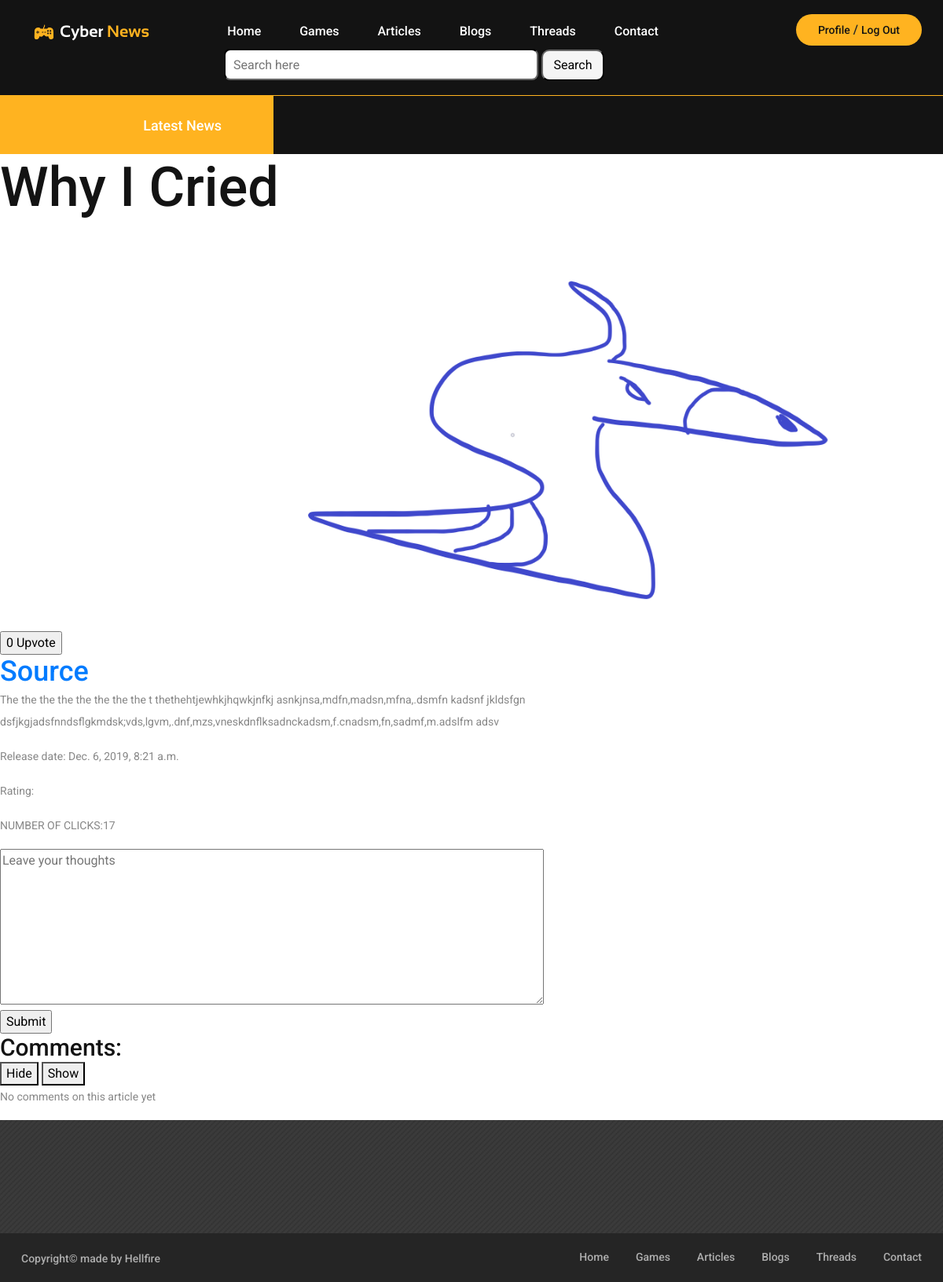
The app's page /data/4/ (signed in) with its own data.
### article_pages/models.py (models this page shows, shortened)
class Article(models.Model):
    article_name = models.CharField(max_length=1000)
    article_text = models.TextField(default="")
    article_date = models.DateTimeField(auto_now_add=True)  # earlier was written this: 'date published'
    author_id = models.ForeignKey(User, on_delete=models.CASCADE)
    game_id = models.ForeignKey(Game, on_delete=models.CASCADE, null=True)
    article_score = models.ManyToManyField(User, default=None, blank=True, null=True, related_name="article_raters")
    numberOfClicks = models.IntegerField(default=0)
    article_img = models.ImageField(upload_to='article_img/', default='NULL')
    is_active = models.BooleanField(verbose_name="Is Active", default=True)

### article_pages/views.py (the view, shortened to what this page needs)
# urls.py: path('<int:article_id>/', views.article_details, name="article_det"),
def article_details(request, article_id):
    article = get_object_or_404(Article, pk=article_id)
    article.numberOfClicks += 1
    article.save()
    comments = showComments(request, article_id)
    article.save()
    return render(request, 'article_pages/article_details_page.html', {'article': article,
                                                                       'comments': comments, })

### article_pages/views.py (called while the page is built, shortened)
def showComments(request, article_id=None, blog_id=None, thread_id=None, ):
    if article_id is not None:
        try:
            comments = Comment.objects.filter(article=Article.objects.get(pk=article_id)).order_by('-comment_date')
            return comments
        except:
            return "No comments yet"

### article_pages/templates/article_pages/article_details_page.html (shortened to what this page needs)
{% extends "Cyber_News_App/base_layout.html" %}
{% block content %}
    <div class="article-detail">
        <h1>{{ article.article_name }}</h1>
        <img src="{{article.article_img.url}}" alt="{{article.article_img}}" class="img-responsive" />
        <form method="post" >
            {%if user.is_authenticated %}
                        {%if user not in article.article_score.all%}
                            <input type="submit" name="upvote" value="{{ article.article_score.count }} Upvote">
                        {% else %}
                            <input type="submit" name="upvote" value="{{ article.article_score.count }} Remove Upvote">
                        {% endif %}
            {% endif %}
        </form>
        <h2><a href="{% url 'game_pages:game_det' article.game_id.id %}">Source</a> </h2>
        <p>{{ article.article_text }}</p>
        <p>Release date: {{ article.article_date }}</p>
        <p>Rating: {{ article.rating }}</p>
        <p>NUMBER OF CLICKS:{{ article.numberOfClicks}}</p>
    </div>
    {%if user.is_authenticated%}
        <form class="" action="" method="post">
        <textarea name="comments_text" rows="8" cols="80" placeholder="Leave your thoughts"></textarea>
        <br><input type="submit" name="post_comment" value="Submit">
        </form>
    {%endif%}
  <h3>Comments: </h3>
  <button onclick="all_comments(1)">Hide</button>
  <button onclick="all_comments(2)">Show</button>
  {% if comments %}
      <form id="all_comments" class="" action="" method="post">
      {% csrf_token %}
            {% for comment in comments %}
                <p>
                    <b>*{{comment.author.username}}* left this comment: </b>
                {%if user == comment.author %}
                    <a href="{% url 'article_pages:comment_edit' comment.id %}">Edit</a>
                {% endif %}</p>
                <p> {{comment.comments_text}}</p>
                {% if comment.receiver %}
                    Replied To: {{ comment.receiver.username }} <br><br>
                {% endif %}
                {%if user.is_authenticated %}
                    {%if user not in comment.upvoters.all %}
                        Upvote <input type="submit" name="upvote_comment" value="{{ comment.id }}" style="color: gray; background: gray; width: 45px"> {{ comment.upvoters.count }}
                    {% else %}
                        Remove Upvote<input type="submit" name="remove_upvote_comment" value="{{ comment.id }}" style="color: gray; background: gray; width: 45px"> {{ comment.upvoters.count }}
                    {% endif %}
                    <br>
                    <textarea name="reply_text_{{ comment.id }}" rows="5" cols="40" placeholder="Leave your thoughts" >{{ comment.author.username }}, </textarea>
                    <br>Reply:<input type="submit" name="reply_comment" value="{{ comment.id }}" style="color: gray; background: gray; width: 45px">
                {% endif %}
            {% endfor %}
      </form>
  {% else %}
    <p>No comments on this article yet</p>
  {% endif %}
  {% endblock content%}

### static/css/style.css (style rules this page uses)
html, body { height: 100%; font-family: 'Roboto', sans-serif; -webkit-font-smoothing: antialiased; font-smoothing: antialiased; }
h1, h2, h3, h4, h5, h6 { margin: 0; font-weight: 500; color: #131313; }
h1 { font-size: 70px; }
h2 { font-size: 36px; }
h3 { font-size: 30px; }
p { font-size: 14px; color: #878787; line-height: 2; }
img { max-width: 100%; }

### records on screen
Article: article_name "Why I Cried", article_img (picture), upvote "0 Upvote", article_text "The the the the the the the the t thethehtjewhkjhqwkjnfkj asnkjnsa,mdfn,madsn,mfna,.dsmfn kadsnf jkldsfgn dsfjkgjadsfnndsflgkmdsk;vds,lgvm,.dnf,mzs,vneskdnflksadnckadsm,f.cnadsm,fn,sadmf,m.adslfm adsv", article_date "Dec. 6, 2019, 8:21 a.m.", numberOfClicks "17"
